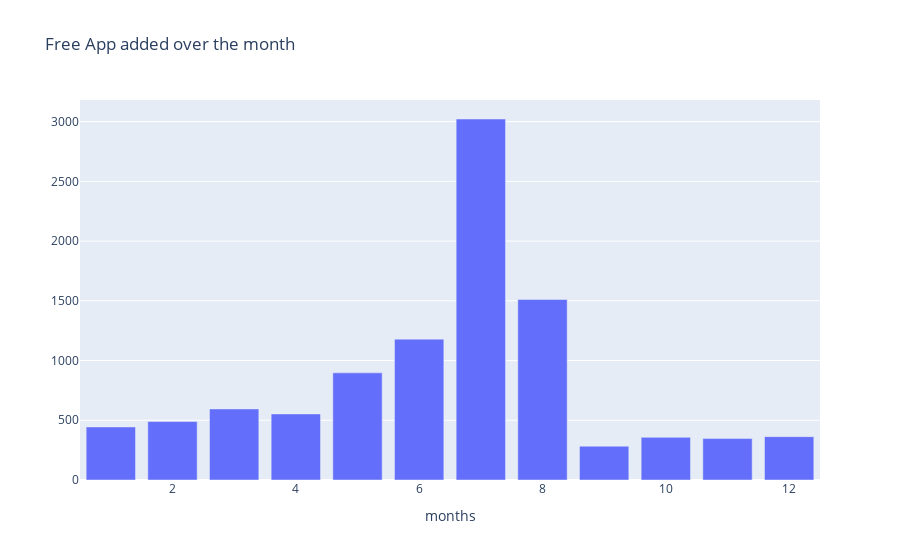

The code cell stored with this chart in its notebook:
### Markdown cell above
### Why google like month of **July** most !?

### Code cell
col='month_added'
v1=d1[col].value_counts().reset_index()
v1=v1.rename(columns={col:'count','index':col})
v1['percent']=v1['count'].apply(lambda x : 100*x/sum(v1['count']))
v1=v1.sort_values(col)
trace1 = go.Bar(x=v1[col], y=v1["count"], name="Free", marker=dict())
layout={'title':"Free App added over the month",'xaxis':{'title':"months"}}
fig = go.Figure(data=[trace1], layout=layout)
iplot(fig)

### Figure 1 — Plotly figure (JSON) as saved in the notebook; plotly's stock layout.template omitted (floating-point values rounded to 4 significant figures)
{"data": [{"name": "Free", "type": "bar", "x": [1, 2, 3, 4, 5, 6, 7, 8, 9, 10, 11, 12], "y": [444, 489, 595, 553, 897, 1179, 3022, 1511, 283, 357, 347, 363]}], "layout": {"title": {"text": "Free App added over the month"}, "xaxis": {"title": {"text": "months"}}}}
